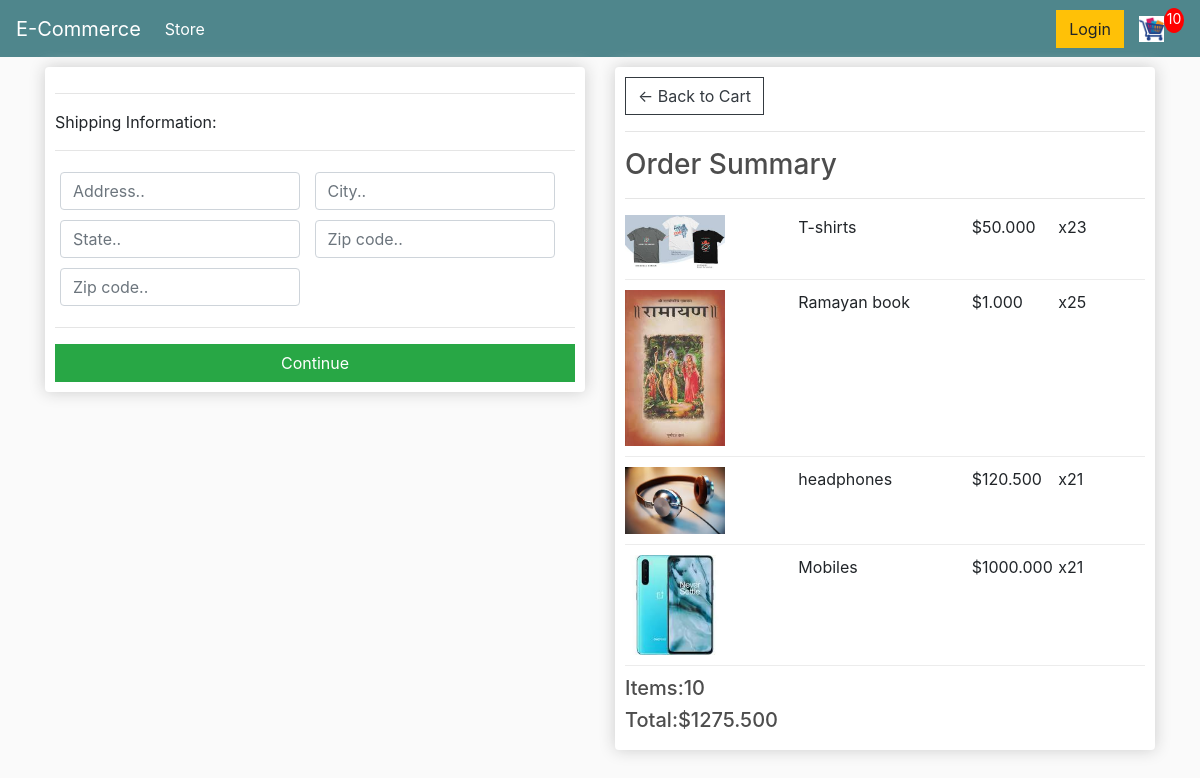
Page /website/checkout/ (signed in) on the earlier database version.
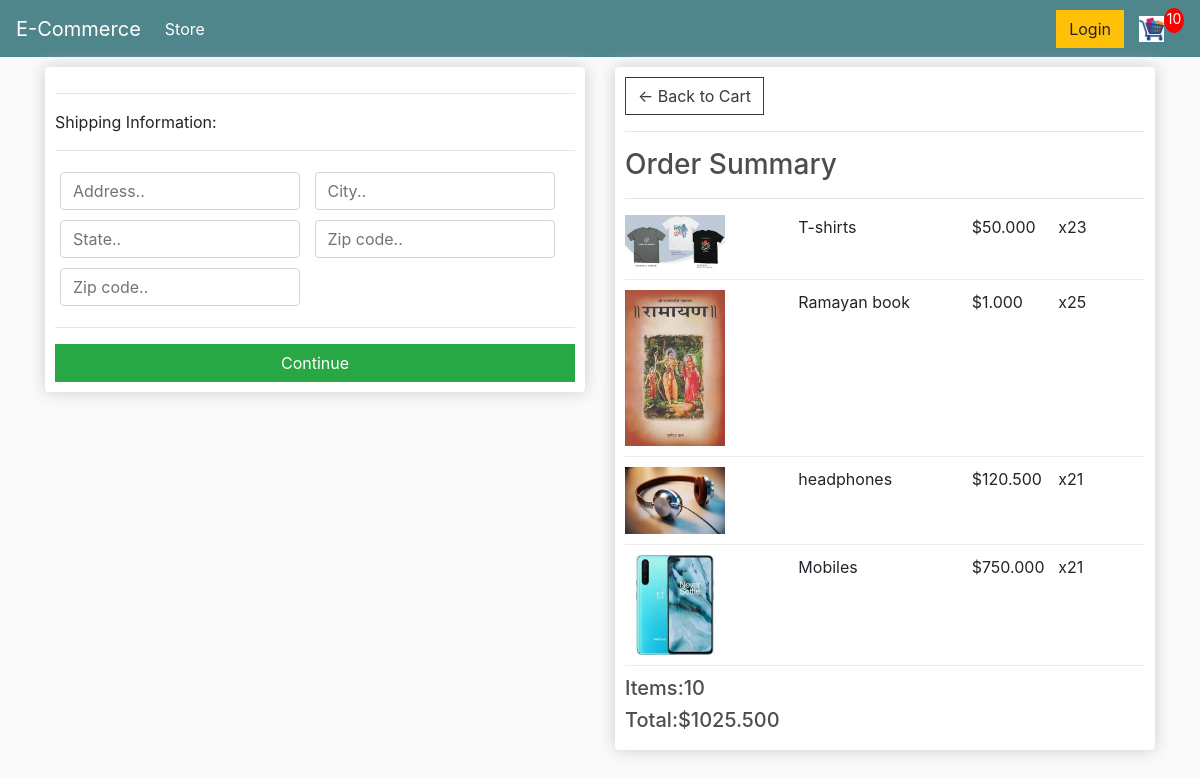
Same page on the later database version.
### store/models.py (models this page shows, shortened)
class OrderItem(models.Model):
	product = models.ForeignKey(Product, on_delete=models.SET_NULL, null=True)
	order = models.ForeignKey(Order, on_delete=models.SET_NULL, null=True)
	quantity = models.IntegerField(default=0, null=True, blank=True)
	date_added = models.DateTimeField(auto_now_add=True)
	@property
	def get_total(self):
		total=self.product.price * self.quantity
		return total

class Product(models.Model):
    name=models.CharField(max_length=200)
    price=models.DecimalField(max_digits=7,decimal_places=3)
    image=models.ImageField(null=True,blank=True)
    digital=models.BooleanField(default=False,null=True,blank=True)
    @property
    def imageURL(self):
        try:url=self.image.url
        except:url=''
        return url

class Order(models.Model):
	customer = models.ForeignKey(Customer, on_delete=models.SET_NULL, null=True, blank=True)
	date_ordered = models.DateTimeField(auto_now_add=True)
	complete = models.BooleanField(default=False)
	transaction_id = models.CharField(max_length=100, null=True)
	@property
	def shipping(self):
		shipping=False
		orderitems=self.orderitem_set.all()
		for i in orderitems:
			if(i.product.digital==False):
				shipping=True
		return shipping
	@property
	def get_cart_total(self):
		orderitems=self.orderitem_set.all()
		total=sum([item.get_total for item in orderitems])
		return total
	@property
	def get_cart_items(self):
		orderitems=self.orderitem_set.all()
		total=sum([item.quantity for item in orderitems])
		return total

### store/views.py (the view)
# urls.py: path('checkout/',views.checkout, name='checkout'),
def checkout(request):
    data=cartData(request)
    cartItems=data['cartItems']
    order=data['order']
    items=data['items']
    d={'items':items,'order':order,'cartItems':cartItems}
    return render(request,'checkout.html',d)

### store/utils.py (called while the page is built)
def cartData(request):
    if(request.user.is_authenticated):
        customer=request.user.customer
        order,created=Order.objects.get_or_create(customer=customer,complete=False)
        items=order.orderitem_set.all()
        cartItems=order.get_cart_items
    else:
        cookieData=cookieCart(request)
        cartItems=cookieData['cartItems']
        order=cookieData['order']
        items=cookieData['items']
    return {'cartItems':cartItems,'order':order,'items':items}

### templates/checkout.html (shortened to what this page needs)
{% extends 'main.html' %}
{% load static %}
{% block content %}
     <div class="row">
		<div class="col-lg-6">
			<div class="box-element" id="form-wrapper">
				<form id="form">
					<div id="shipping-info">
						<hr>
						<p>Shipping Information:</p>
						<hr>
						<div class="form-field">
							<input class="form-control" type="text" name="address" placeholder="Address..">
						</div>
						<div class="form-field">
							<input class="form-control" type="text" name="city" placeholder="City..">
						</div>
						<div class="form-field">
							<input class="form-control" type="text" name="state" placeholder="State..">
						</div>
						<div class="form-field">
							<input class="form-control" type="text" name="zipcode" placeholder="Zip code..">
						</div>
						<div class="form-field">
							<input class="form-control" type="text" name="country" placeholder="Zip code..">
						</div>
					</div>
					<hr>
					<input id="form-button" class="btn btn-success btn-block" type="submit" value="Continue">
				</form>
			</div>
			<br>
		</div>
		<div class="col-lg-6">
			<div class="box-element">
				<a  class="btn btn-outline-dark" href="{% url 'cart' %}">&#x2190; Back to Cart</a>
				<hr>
				<h3>Order Summary</h3>
				<hr>
				{% for item in items %}
				<div class="cart-row">
					<div style="flex:2"><img class="row-image" src="{{item.product.imageURL}}"></div>
					<div style="flex:2"><p>{{item.product.name}}</p></div>
					<div style="flex:1"><p>${{item.product.price}}</p></div>
					<div style="flex:1"><p>x2{{item.quantity}}</p></div>
				</div>
				{% endfor %}
				<h5>Items:{{order.get_cart_items}}</h5>
				<h5>Total:${{order.get_cart_total}}</h5>
			</div>
		</div>
	</div>
{% endblock content %}

Differences in the rows shown:
changed through a linked row, OrderItem "Mobiles": product.price "1000.000" → "750.000"
changed through a linked row, Order: get_cart_total "1275.500" → "1025.500"
